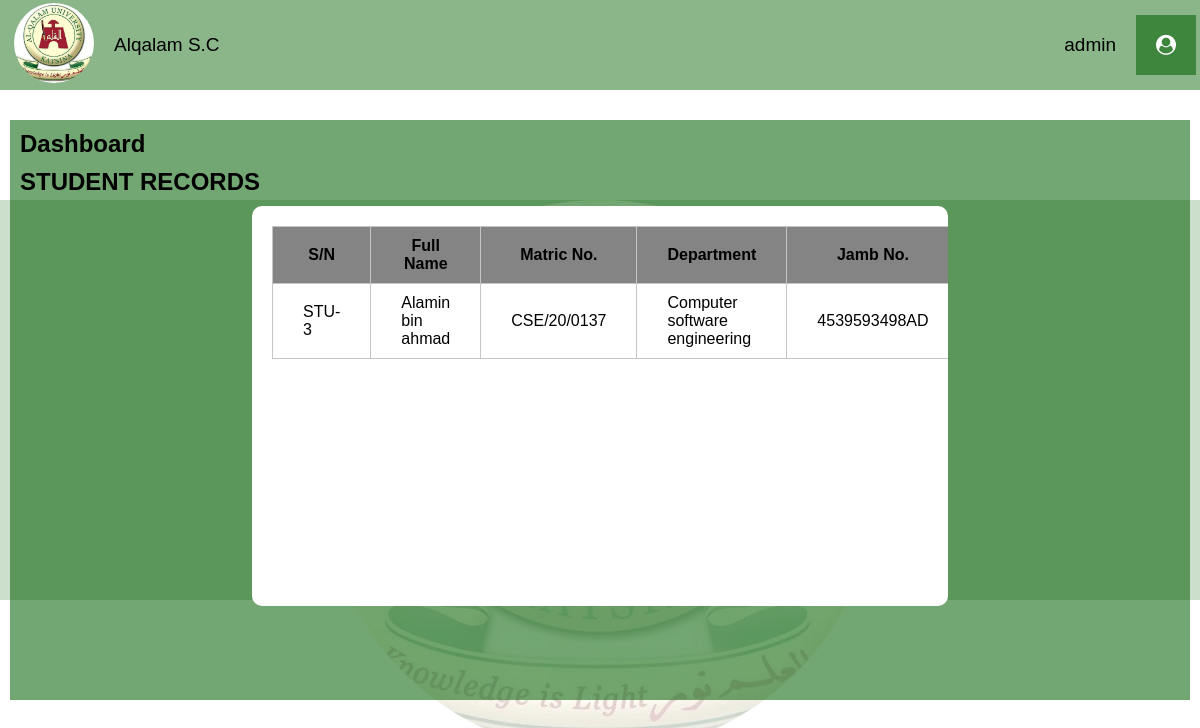
/student-record/ (signed in), run on an earlier commit of the app's database.
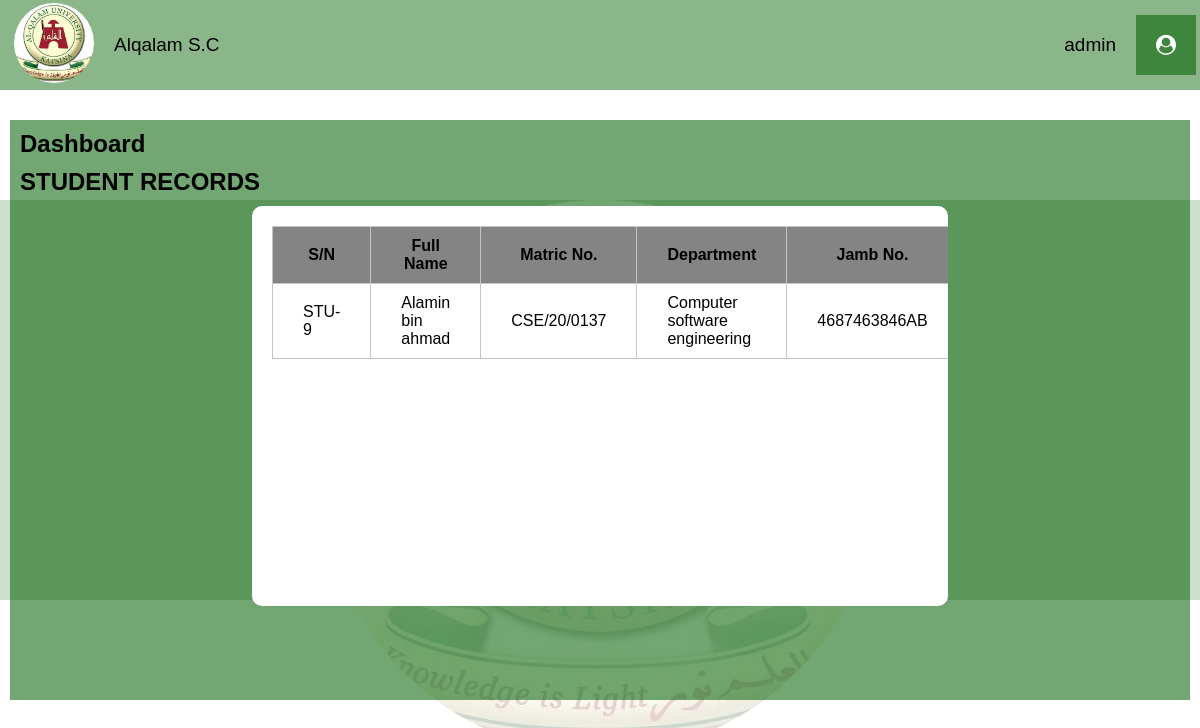
And on a later commit of the database.
### SCSApp/models.py (models this page shows, shortened)
class StudentProfile(models.Model):
    user = models.ForeignKey(User, on_delete=models.CASCADE)
    full_name = models.CharField(max_length=20, blank=True)
    matric_no = models.CharField(max_length=100, blank=True)
    department = models.CharField(max_length=100, blank=True)
    jamb_no = models.CharField(max_length=100, blank=True)
    current_date = models.DateField(auto_now_add=True)
    year_addmitted = models.CharField(max_length=100, blank=True)
    phone_number = models.CharField(max_length=100, blank=True)

### SCSApp/views.py (the view)
# urls.py: path('student-record/', views.student_record, name='student-record'),
@login_required(login_url='/')
def student_record(request):
    students = StudentProfile.objects.all().order_by('-id')
    current_user = User.objects.get(username=request.user)
    context = {
        "user": current_user,
        "students": students,
    }
    return render(request, 'dashboard/student-record.html', context)

### templates/dashboard/student-record.html (shortened to what this page needs)
{% load static %}
<!DOCTYPE html>
<html lang="en">
<head>
    <link rel="stylesheet" href="https://cdnjs.cloudflare.com/ajax/libs/font-awesome/4.7.0/css/font-awesome.min.css">
    <link rel="stylesheet" href="{% static 'style.css' %}">
</head>
<body>
    <div class="dasboard-con">
        <header>
            <ul>
                <li id="open">
                    <img src="{% static 'img/logo.jpeg' %}" alt="" height="80" width="80">
                </li>
                <li>Alqalam S.C</li>
            </ul>
            <ul>
                <li>{{user.username}}</li>
                <li><i class="fa fa-user-circle"></i></li>
            </ul>
        </header>
        <section class="body-section">
            <div class="body-content">
                <div class="body">
                    <a href="/dashboard">
                        <h2>Dashboard</h2>
                    </a>
                    <h2>STUDENT RECORDS</h2>
                    <div class="cards">
                        <div class="table">
                            <table>
                                <thead>
                                    <th>S/N</th>
                                    <th>Full Name</th>
                                    <th>Matric No.</th>
                                    <th>Department</th>
                                    <th>Jamb No.</th>
                                </thead>
                                <tbody>
                                    {% for stu in students %}
                                    <tr>
                                        <td>STU-{{stu.id}}</td>
                                        <td>{{stu.full_name}}</td>
                                        <td>{{stu.matric_no}}</td>
                                        <td>{{stu.department}}</td>
                                        <td>{{stu.jamb_no}}</td>
                                    </tr>
                                    {% endfor %}
                                </tbody>
                            </table>
                        </div>
                    </div>
                </div>
            </div>
            <div class="mom-logo dash">
                <div class="logo">
                </div>
            </div>
        </section>
    </div>
</body>
</html>

### static/style.css (style rules this page uses)
* { margin: 0; font-family: sans-serif; text-decoration: none; color: black; }
h2, .row, .btn { margin-bottom: 10px; z-index: 1000; }
.fa { font-size: 20px; display: flex; flex-direction: row; align-items: center; }
.mom-logo { position: absolute; }
.logo { background-color: rgba(2, 96, 2); height: 50vh; width: 100vw; text-align: center; opacity: .2; z-index: -100; }
header { display: flex; flex-direction: row; align-items: center; justify-content: space-between; padding: 5px; position: fixed; width: 100%; background-color: rgba(2, 96, 2, 0.457); font-size: 19px; font-weight: 500; height: 10vh; z-index: 1000; }
header ul li img { border-radius: 50%; }
ul { display: flex; flex-direction: row; align-items: center; list-style: none; gap: 20px; padding: 9px; }
.body-section .dash { top: 200px; }
.body-content { position: absolute; left: 0; right: 0; top: 110px; background-color: rgba(2, 96, 2, 0.555); height: 70vh; margin: 10px; padding: 10px; z-index: 100; }
.body-content .body .cards { display: flex; flex-wrap: wrap; flex-direction: row; justify-content: space-around; z-index: 1000; }
.cards .fa-users, .fa-money, .fa-user, .fa-list, .fa-user-circle, .nav .fa-users, .fa-money, .fa-user, .fa-lock, .fa-id-card, .fa-building, .fa-id-badge, .fa-calendar, .fa-phone, .fa-envelope, .fa-check, .fa-print { background-color: rgba(2, 96, 2, 0.555); color: #fff; padding: 20px; }
.table { background-color: #fff; z-index: 100; width: 60%; padding: 20px; box-sizing: border-box; border-radius: 10px; height: 50vh; overflow: scroll; }
thead { background-color: rgb(133, 132, 132); }
table, tbody, thead, th, td { border: 1px solid rgb(197, 197, 197); border-collapse: collapse; padding: 10px 30px 10px 30px; }

What changed in the data, as far as the page shows it:
removed StudentProfile: id "3", full_name "Alamin bin ahmad", matric_no "CSE/20/0137", department "Computer software engineering", jamb_no "4539593498AD"
added StudentProfile: id "9", full_name "Alamin bin ahmad", matric_no "CSE/20/0137", department "Computer software engineering", jamb_no "4687463846AB"
